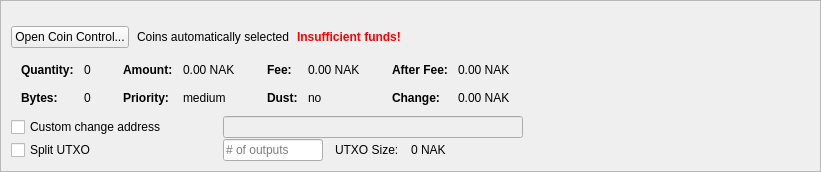
         <widget class="QFrame" name="frameCoinControl">
          <property name="sizePolicy">
           <sizepolicy hsizetype="Expanding" vsizetype="Expanding">
            <horstretch>0</horstretch>
            <verstretch>0</verstretch>
           </sizepolicy>
          </property>
          <property name="maximumSize">
           <size>
            <width>16777215</width>
            <height>16777215</height>
           </size>
          </property>
          <property name="frameShape">
           <enum>QFrame::StyledPanel</enum>
          </property>
          <property name="frameShadow">
           <enum>QFrame::Sunken</enum>
          </property>
          <layout class="QVBoxLayout" name="verticalLayoutCoinControl2">
           <property name="spacing">
            <number>0</number>
           </property>
           <property name="leftMargin">
            <number>0</number>
           </property>
           <property name="topMargin">
            <number>0</number>
           </property>
           <property name="rightMargin">
            <number>0</number>
           </property>
           <property name="bottomMargin">
            <number>0</number>
           </property>
           <item>
            <widget class="QFrame" name="frameCoinControl_BG">
             <layout class="QVBoxLayout" name="verticalLayoutCoinControl" stretch="0,0,0,0,0,0">
              <property name="spacing">
               <number>1</number>
              </property>
              <property name="leftMargin">
               <number>10</number>
              </property>
              <property name="topMargin">
               <number>10</number>
              </property>
              <item>
               <layout class="QHBoxLayout" name="horizontalLayoutCoinControl1">
                <property name="bottomMargin">
                 <number>15</number>
                </property>
                <item>
                 <layout class="QVBoxLayout" name="verticalLayout_3">
                  <property name="spacing">
                   <number>6</number>
                  </property>
                 </layout>
                </item>
               </layout>
              </item>
              <item>
               <layout class="QHBoxLayout" name="horizontalLayoutCoinControl2" stretch="0,0,0,0">
                <property name="spacing">
                 <number>8</number>
                </property>
                <property name="bottomMargin">
                 <number>10</number>
                </property>
                <item>
                 <widget class="QPushButton" name="pushButtonCoinControl">
                  <property name="sizePolicy">
                   <sizepolicy hsizetype="Minimum" vsizetype="Fixed">
                    <horstretch>0</horstretch>
                    <verstretch>0</verstretch>
                   </sizepolicy>
                  </property>
                  <property name="styleSheet">
                   <string notr="true"/>
                  </property>
                  <property name="text">
                   <string>Open Coin Control...</string>
                  </property>
                  <property name="autoDefault">
                   <bool>false</bool>
                  </property>
                 </widget>
                </item>
                <item>
                 <widget class="QLabel" name="labelCoinControlAutomaticallySelected">
                  <property name="text">
                   <string>Coins automatically selected</string>
                  </property>
                  <property name="margin">
                   <number>5</number>
                  </property>
                 </widget>
                </item>
                <item>
                 <widget class="QLabel" name="labelCoinControlInsuffFunds">
                  <property name="font">
                   <font>
                    <weight>75</weight>
                    <bold>true</bold>
                   </font>
                  </property>
                  <property name="styleSheet">
                   <string notr="true">color:red;font-weight:bold;</string>
                  </property>
                  <property name="text">
                   <string>Insufficient funds!</string>
                  </property>
                  <property name="margin">
                   <number>5</number>
                  </property>
                 </widget>
                </item>
                <item>
                 <spacer name="horizontalSpacerCoinControl">
                  <property name="orientation">
                   <enum>Qt::Horizontal</enum>
                  </property>
                  <property name="sizeHint" stdset="0">
                   <size>
                    <width>40</width>
                    <height>1</height>
                   </size>
                  </property>
                 </spacer>
                </item>
               </layout>
              </item>
              <item>
               <widget class="QWidget" name="widgetCoinControl" native="true">
                <property name="sizePolicy">
                 <sizepolicy hsizetype="Preferred" vsizetype="Preferred">
                  <horstretch>0</horstretch>
                  <verstretch>0</verstretch>
                 </sizepolicy>
                </property>
                <property name="minimumSize">
                 <size>
                  <width>0</width>
                  <height>0</height>
                 </size>
                </property>
                <property name="styleSheet">
                 <string notr="true"/>
                </property>
                <layout class="QHBoxLayout" name="horizontalLayoutCoinControl5">
                 <property name="leftMargin">
                  <number>0</number>
                 </property>
                 <property name="topMargin">
                  <number>0</number>
                 </property>
                 <property name="rightMargin">
                  <number>0</number>
                 </property>
                 <property name="bottomMargin">
                  <number>0</number>
                 </property>
                 <item>
                  <layout class="QHBoxLayout" name="horizontalLayoutCoinControl3" stretch="0,0,0,1">
                   <property name="spacing">
                    <number>20</number>
                   </property>
                   <property name="topMargin">
                    <number>0</number>
                   </property>
                   <property name="bottomMargin">
                    <number>10</number>
                   </property>
                   <item>
                    <layout class="QFormLayout" name="formLayoutCoinControl1">
                     <property name="horizontalSpacing">
                      <number>10</number>
                     </property>
                     <property name="verticalSpacing">
                      <number>14</number>
                     </property>
                     <property name="leftMargin">
                      <number>10</number>
                     </property>
                     <property name="topMargin">
                      <number>4</number>
                     </property>
                     <property name="rightMargin">
                      <number>6</number>
                     </property>
                     <item row="0" column="0">
                      <widget class="QLabel" name="labelCoinControlQuantityText">
                       <property name="font">
                        <font>
                         <weight>75</weight>
                         <bold>true</bold>
                        </font>
                       </property>
                       <property name="text">
                        <string>Quantity:</string>
                       </property>
                       <property name="margin">
                        <number>0</number>
                       </property>
                      </widget>
                     </item>
                     <item row="0" column="1">
                      <widget class="QLabel" name="labelCoinControlQuantity">
                       <property name="cursor">
                        <cursorShape>IBeamCursor</cursorShape>
                       </property>
                       <property name="contextMenuPolicy">
                        <enum>Qt::ActionsContextMenu</enum>
                       </property>
                       <property name="text">
                        <string notr="true">0</string>
                       </property>
                       <property name="margin">
                        <number>0</number>
                       </property>
                       <property name="textInteractionFlags">
                        <set>Qt::LinksAccessibleByMouse|Qt::TextSelectableByKeyboard|Qt::TextSelectableByMouse</set>
                       </property>
                      </widget>
                     </item>
                     <item row="1" column="0">
                      <widget class="QLabel" name="labelCoinControlBytesText">
                       <property name="font">
                        <font>
                         <weight>75</weight>
                         <bold>true</bold>
                        </font>
                       </property>
                       <property name="text">
                        <string>Bytes:</string>
                       </property>
                      </widget>
                     </item>
                     <item row="1" column="1">
                      <widget class="QLabel" name="labelCoinControlBytes">
                       <property name="cursor">
                        <cursorShape>IBeamCursor</cursorShape>
                       </property>
                       <property name="contextMenuPolicy">
                        <enum>Qt::ActionsContextMenu</enum>
                       </property>
                       <property name="text">
                        <string notr="true">0</string>
                       </property>
                       <property name="textInteractionFlags">
                        <set>Qt::LinksAccessibleByMouse|Qt::TextSelectableByKeyboard|Qt::TextSelectableByMouse</set>
                       </property>
                      </widget>
                     </item>
                    </layout>
                   </item>
                   <item>
                    <layout class="QFormLayout" name="formLayoutCoinControl2">
                     <property name="horizontalSpacing">
                      <number>10</number>
                     </property>
                     <property name="verticalSpacing">
                      <number>14</number>
                     </property>
                     <property name="leftMargin">
                      <number>6</number>
                     </property>
                     <property name="topMargin">
                      <number>4</number>
                     </property>
                     <property name="rightMargin">
                      <number>6</number>
                     </property>
                     <item row="0" column="0">
                      <widget class="QLabel" name="labelCoinControlAmountText">
                       <property name="font">
                        <font>
                         <weight>75</weight>
                         <bold>true</bold>
                        </font>
                       </property>
                       <property name="text">
                        <string>Amount:</string>
                       </property>
                       <property name="margin">
                        <number>0</number>
                       </property>
                      </widget>
                     </item>
                     <item row="0" column="1">
                      <widget class="QLabel" name="labelCoinControlAmount">
                       <property name="cursor">
                        <cursorShape>IBeamCursor</cursorShape>
                       </property>
                       <property name="contextMenuPolicy">
                        <enum>Qt::ActionsContextMenu</enum>
                       </property>
                       <property name="text">
                        <string notr="true">0.00 NAK</string>
                       </property>
                       <property name="textInteractionFlags">
                        <set>Qt::LinksAccessibleByMouse|Qt::TextSelectableByKeyboard|Qt::TextSelectableByMouse</set>
                       </property>
                      </widget>
                     </item>
                     <item row="1" column="0">
                      <widget class="QLabel" name="labelCoinControlPriorityText">
                       <property name="font">
                        <font>
                         <weight>75</weight>
                         <bold>true</bold>
                        </font>
                       </property>
                       <property name="text">
                        <string>Priority:</string>
                       </property>
                      </widget>
                     </item>
                     <item row="1" column="1">
                      <widget class="QLabel" name="labelCoinControlPriority">
                       <property name="cursor">
                        <cursorShape>IBeamCursor</cursorShape>
                       </property>
                       <property name="contextMenuPolicy">
                        <enum>Qt::ActionsContextMenu</enum>
                       </property>
                       <property name="text">
                        <string>medium</string>
                       </property>
                       <property name="textInteractionFlags">
                        <set>Qt::LinksAccessibleByMouse|Qt::TextSelectableByKeyboard|Qt::TextSelectableByMouse</set>
                       </property>
                      </widget>
                     </item>
                    </layout>
                   </item>
                   <item>
                    <layout class="QFormLayout" name="formLayoutCoinControl3">
                     <property name="horizontalSpacing">
                      <number>10</number>
                     </property>
                     <property name="verticalSpacing">
                      <number>14</number>
                     </property>
                     <property name="leftMargin">
                      <number>6</number>
                     </property>
                     <property name="topMargin">
                      <number>4</number>
                     </property>
                     <property name="rightMargin">
                      <number>6</number>
                     </property>
                     <item row="0" column="0">
                      <widget class="QLabel" name="labelCoinControlFeeText">
                       <property name="font">
                        <font>
                         <weight>75</weight>
                         <bold>true</bold>
                        </font>
                       </property>
                       <property name="text">
                        <string>Fee:</string>
                       </property>
                       <property name="margin">
                        <number>0</number>
                       </property>
                      </widget>
                     </item>
                     <item row="0" column="1">
                      <widget class="QLabel" name="labelCoinControlFee">
                       <property name="cursor">
                        <cursorShape>IBeamCursor</cursorShape>
                       </property>
                       <property name="contextMenuPolicy">
                        <enum>Qt::ActionsContextMenu</enum>
                       </property>
                       <property name="text">
                        <string notr="true">0.00 NAK</string>
                       </property>
                       <property name="textInteractionFlags">
                        <set>Qt::LinksAccessibleByMouse|Qt::TextSelectableByKeyboard|Qt::TextSelectableByMouse</set>
                       </property>
                      </widget>
                     </item>
                     <item row="1" column="0">
                      <widget class="QLabel" name="labelCoinControlLowOutputText">
                       <property name="font">
                        <font>
                         <weight>75</weight>
                         <bold>true</bold>
                        </font>
                       </property>
                       <property name="text">
                        <string>Dust:</string>
                       </property>
                      </widget>
                     </item>
                     <item row="1" column="1">
                      <widget class="QLabel" name="labelCoinControlLowOutput">
                       <property name="cursor">
                        <cursorShape>IBeamCursor</cursorShape>
                       </property>
                       <property name="contextMenuPolicy">
                        <enum>Qt::ActionsContextMenu</enum>
                       </property>
                       <property name="text">
                        <string>no</string>
                       </property>
                       <property name="textInteractionFlags">
                        <set>Qt::LinksAccessibleByMouse|Qt::TextSelectableByKeyboard|Qt::TextSelectableByMouse</set>
                       </property>
                      </widget>
                     </item>
                    </layout>
                   </item>
                   <item>
                    <layout class="QFormLayout" name="formLayoutCoinControl4">
                     <property name="horizontalSpacing">
                      <number>10</number>
                     </property>
                     <property name="verticalSpacing">
                      <number>14</number>
                     </property>
                     <property name="leftMargin">
                      <number>6</number>
                     </property>
                     <property name="topMargin">
                      <number>4</number>
                     </property>
                     <property name="rightMargin">
                      <number>6</number>
                     </property>
                     <item row="0" column="0">
                      <widget class="QLabel" name="labelCoinControlAfterFeeText">
                       <property name="font">
                        <font>
                         <weight>75</weight>
                         <bold>true</bold>
                        </font>
                       </property>
                       <property name="text">
                        <string>After Fee:</string>
                       </property>
                       <property name="margin">
                        <number>0</number>
                       </property>
                      </widget>
                     </item>
                     <item row="0" column="1">
                      <widget class="QLabel" name="labelCoinControlAfterFee">
                       <property name="cursor">
                        <cursorShape>IBeamCursor</cursorShape>
                       </property>
                       <property name="contextMenuPolicy">
                        <enum>Qt::ActionsContextMenu</enum>
                       </property>
                       <property name="text">
                        <string notr="true">0.00 NAK</string>
                       </property>
                       <property name="textInteractionFlags">
                        <set>Qt::LinksAccessibleByMouse|Qt::TextSelectableByKeyboard|Qt::TextSelectableByMouse</set>
                       </property>
                      </widget>
                     </item>
                     <item row="1" column="0">
                      <widget class="QLabel" name="labelCoinControlChangeText">
                       <property name="font">
                        <font>
                         <weight>75</weight>
                         <bold>true</bold>
                        </font>
                       </property>
                       <property name="text">
                        <string>Change:</string>
                       </property>
                      </widget>
                     </item>
                     <item row="1" column="1">
                      <widget class="QLabel" name="labelCoinControlChange">
                       <property name="cursor">
                        <cursorShape>IBeamCursor</cursorShape>
                       </property>
                       <property name="contextMenuPolicy">
                        <enum>Qt::ActionsContextMenu</enum>
                       </property>
                       <property name="text">
                        <string notr="true">0.00 NAK</string>
                       </property>
                       <property name="textInteractionFlags">
                        <set>Qt::LinksAccessibleByMouse|Qt::TextSelectableByKeyboard|Qt::TextSelectableByMouse</set>
                       </property>
                      </widget>
                     </item>
                    </layout>
                   </item>
                  </layout>
                 </item>
                </layout>
               </widget>
              </item>
              <item>
               <layout class="QHBoxLayout" name="horizontalLayoutCoinControl4">
                <property name="spacing">
                 <number>12</number>
                </property>
                <property name="sizeConstraint">
                 <enum>QLayout::SetDefaultConstraint</enum>
                </property>
                <property name="topMargin">
                 <number>0</number>
                </property>
                <property name="rightMargin">
                 <number>0</number>
                </property>
                <item>
                 <widget class="QCheckBox" name="checkBoxCoinControlChange">
                  <property name="sizePolicy">
                   <sizepolicy hsizetype="Preferred" vsizetype="Preferred">
                    <horstretch>0</horstretch>
                    <verstretch>0</verstretch>
                   </sizepolicy>
                  </property>
                  <property name="minimumSize">
                   <size>
                    <width>200</width>
                    <height>0</height>
                   </size>
                  </property>
                  <property name="maximumSize">
                   <size>
                    <width>200</width>
                    <height>16777215</height>
                   </size>
                  </property>
                  <property name="toolTip">
                   <string>If this is activated, but the change address is empty or invalid, change will be sent to a newly generated address.</string>
                  </property>
                  <property name="text">
                   <string>Custom change address</string>
                  </property>
                 </widget>
                </item>
                <item>
                 <widget class="QValidatedLineEdit" name="lineEditCoinControlChange">
                  <property name="enabled">
                   <bool>false</bool>
                  </property>
                  <property name="sizePolicy">
                   <sizepolicy hsizetype="Preferred" vsizetype="Preferred">
                    <horstretch>0</horstretch>
                    <verstretch>0</verstretch>
                   </sizepolicy>
                  </property>
                  <property name="minimumSize">
                   <size>
                    <width>300</width>
                    <height>0</height>
                   </size>
                  </property>
                 </widget>
                </item>
                <item>
                 <widget class="QLabel" name="labelCoinControlChangeLabel">
                  <property name="sizePolicy">
                   <sizepolicy hsizetype="Preferred" vsizetype="Preferred">
                    <horstretch>0</horstretch>
                    <verstretch>0</verstretch>
                   </sizepolicy>
                  </property>
                  <property name="minimumSize">
                   <size>
                    <width>100</width>
                    <height>0</height>
                   </size>
                  </property>
                  <property name="text">
                   <string/>
                  </property>
                  <property name="margin">
                   <number>3</number>
                  </property>
                 </widget>
                </item>
               </layout>
              </item>
              <item>
               <layout class="QHBoxLayout" name="horizontalLayoutCoinControl6">
                <property name="spacing">
                 <number>12</number>
                </property>
                <property name="rightMargin">
                 <number>0</number>
                </property>
                <item>
                 <widget class="QCheckBox" name="splitBlockCheckBox">
                  <property name="sizePolicy">
                   <sizepolicy hsizetype="Preferred" vsizetype="Preferred">
                    <horstretch>0</horstretch>
                    <verstretch>0</verstretch>
                   </sizepolicy>
                  </property>
                  <property name="minimumSize">
                   <size>
                    <width>200</width>
                    <height>0</height>
                   </size>
                  </property>
                  <property name="maximumSize">
                   <size>
                    <width>200</width>
                    <height>16777215</height>
                   </size>
                  </property>
                  <property name="text">
                   <string>Split UTXO</string>
                  </property>
                 </widget>
                </item>
                <item>
                 <widget class="QLineEdit" name="splitBlockLineEdit">
                  <property name="sizePolicy">
                   <sizepolicy hsizetype="Preferred" vsizetype="Preferred">
                    <horstretch>50</horstretch>
                    <verstretch>0</verstretch>
                   </sizepolicy>
                  </property>
                  <property name="minimumSize">
                   <size>
                    <width>100</width>
                    <height>0</height>
                   </size>
                  </property>
                  <property name="maximumSize">
                   <size>
                    <width>100</width>
                    <height>16777215</height>
                   </size>
                  </property>
                  <property name="placeholderText">
                   <string># of outputs</string>
                  </property>
                 </widget>
                </item>
                <item>
                 <widget class="QLabel" name="labelBlockSizeText">
                  <property name="text">
                   <string>UTXO Size:</string>
                  </property>
                 </widget>
                </item>
                <item>
                 <widget class="QLabel" name="labelBlockSize">
                  <property name="text">
                   <string>0 NAK</string>
                  </property>
                 </widget>
                </item>
                <item>
                 <spacer name="horizontalSpacer_7">
                  <property name="orientation">
                   <enum>Qt::Horizontal</enum>
                  </property>
                  <property name="sizeHint" stdset="0">
                   <size>
                    <width>40</width>
                    <height>20</height>
                   </size>
                  </property>
                 </spacer>
                </item>
               </layout>
              </item>
              <item>
               <spacer name="verticalSpacerCoinControl">
                <property name="orientation">
                 <enum>Qt::Vertical</enum>
                </property>
                <property name="sizeHint" stdset="0">
                 <size>
                  <width>800</width>
                  <height>1</height>
                 </size>
                </property>
               </spacer>
              </item>
             </layout>
            </widget>
           </item>
          </layout>
         </widget>
